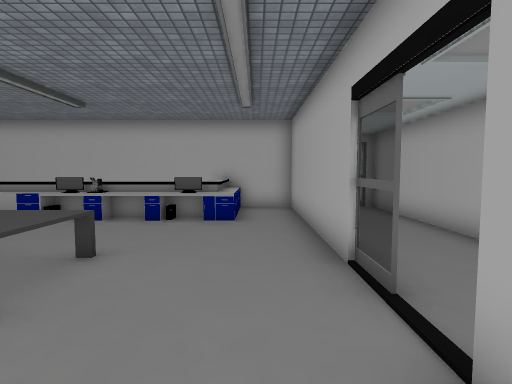
view 1 (above)

19 first-person views from a walk through a 3-D level made in the Unity game engine. The camera is 1.4 m above the floor, tilts 4° down and sees 80° across. The floor is counted in squares, 1 m on a side. Each view is taken from the middle of a square. On the plan, view 1 faces up. The plan holds only what a view shows up to about 14 squares ahead; the rest is blank. The player is left out. Some surface patterns are stand-ins.

view 2
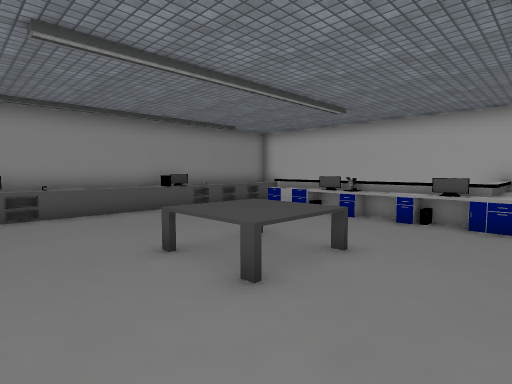

view 3
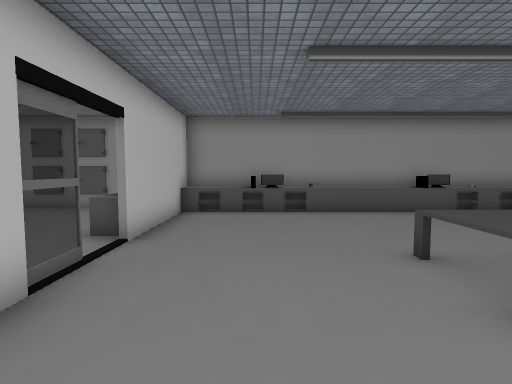

view 4
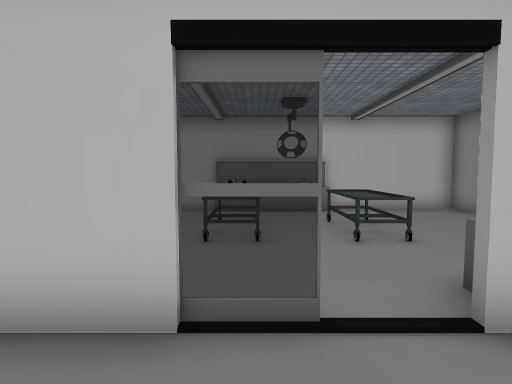

view 5
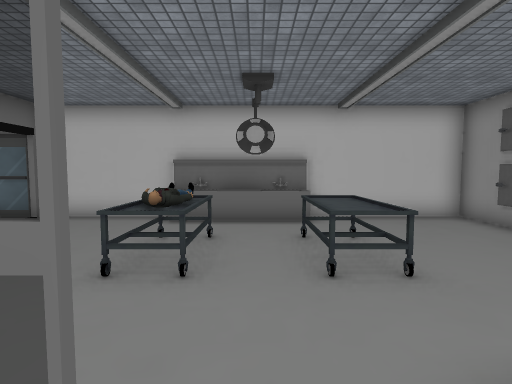

view 6
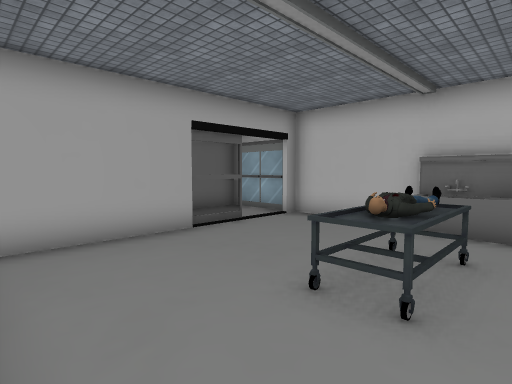

view 7
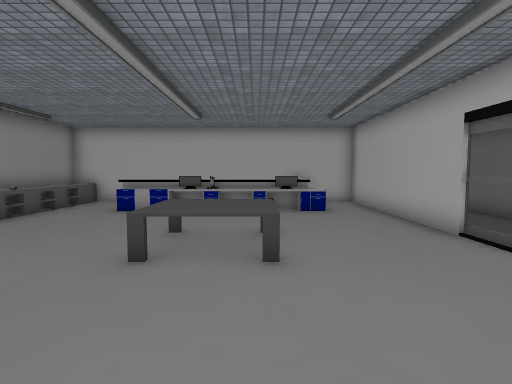

view 8
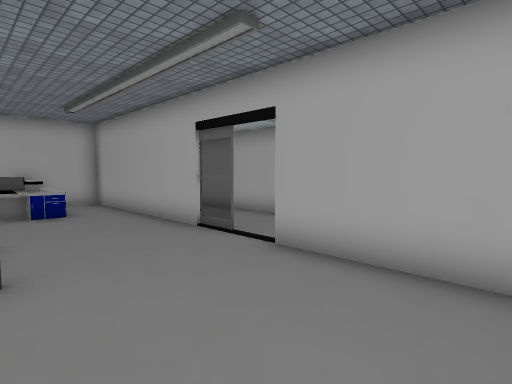

view 9
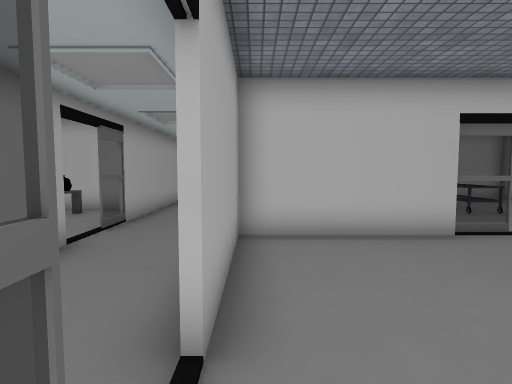

view 10
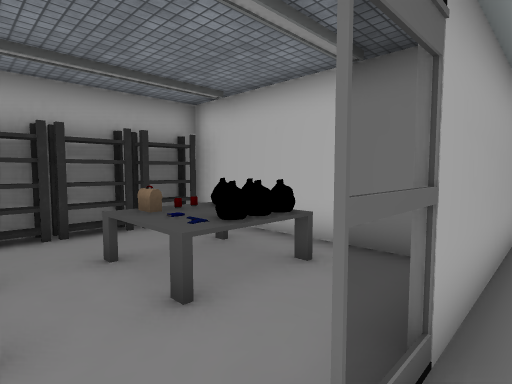

view 11
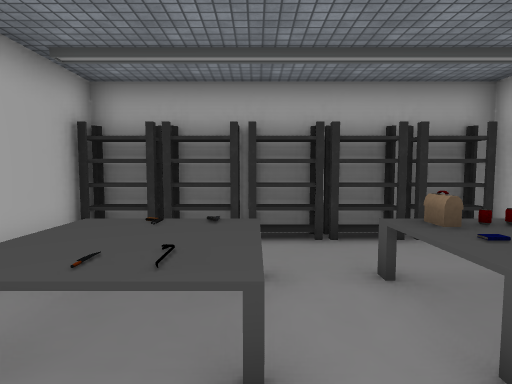

view 12
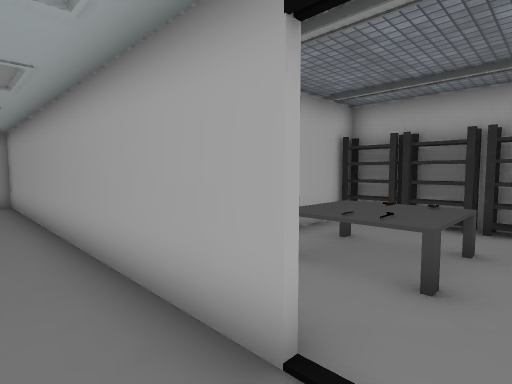

view 13
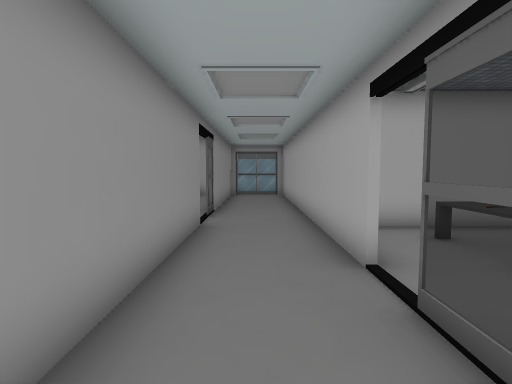

view 14
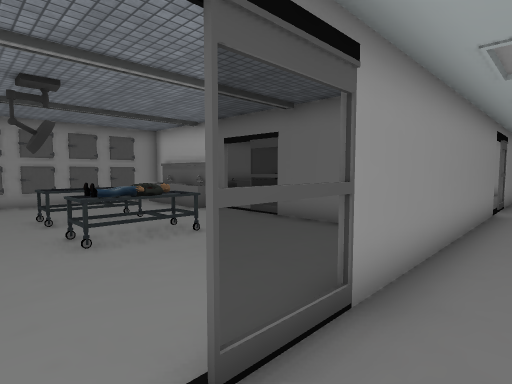

view 15
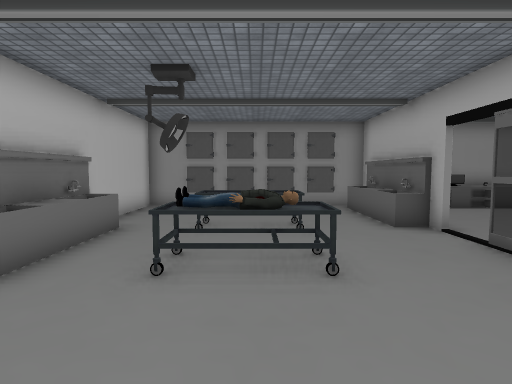

view 16
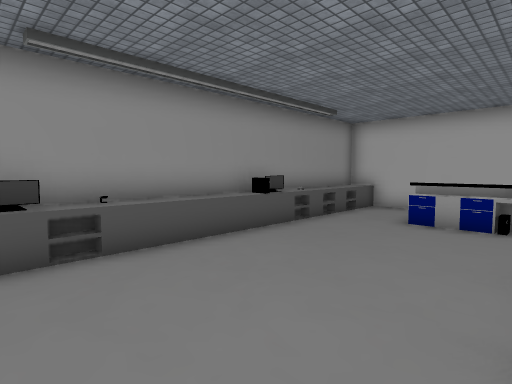

view 17
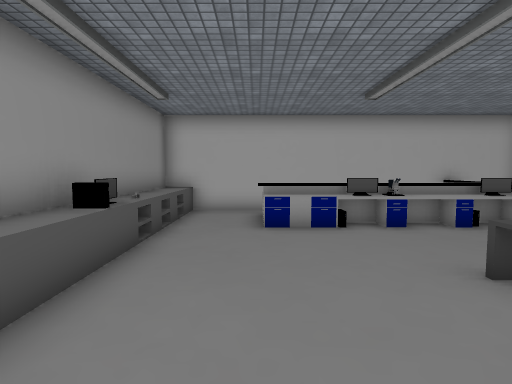

view 18
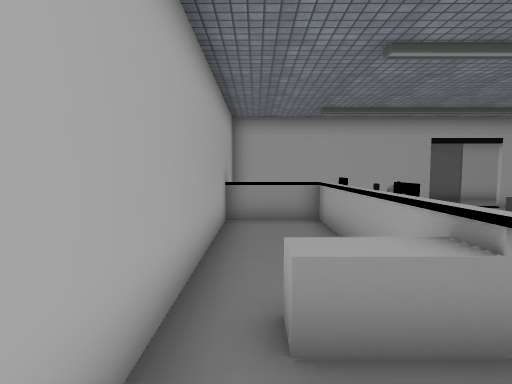

view 19
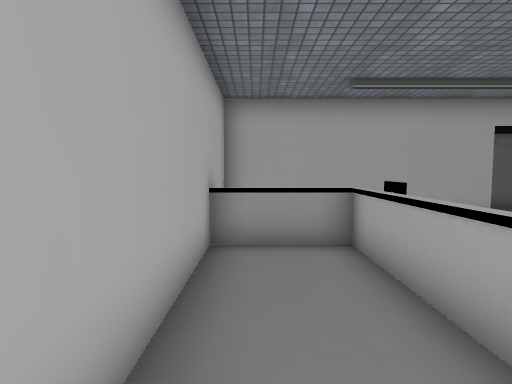

### Floor plan
Points are (right, up) in squares from view 1. A wall is a line through its corners. A room is listed if a view was taken in it or the views show most of it. See-through windows are left out.
Room 1 (views 1, 2, 3, 4, 5, 6, 7, 8, 9, 15, 16, 17, 18, 19)
walls: (-4.6, -2.5) (1.4, -2.5) (1.4, 1.9); (-5.9, -2.7) (-6.5, -2.7); (-6.5, -2.5) (-5.9, -2.5); (-1.1, -2.7) (-4.6, -2.7); (-11.2, -0.4) (-11.2, -11.3) (-6.6, -11.3); (-10.8, -2.7) (-11.2, -2.7); (-11.2, -2.5) (-10.4, -2.5); (1.4, 3.1) (1.4, 11.9) (-11.2, 11.9) (-11.2, 2.4); (1.4, -9) (1.4, -3.5); (-2.4, -11.3) (1.4, -11.3) (1.4, -10.8)
low walls: (-10.2, -0.5) (-10.2, -2.5); (-10.6, -1.2) (-10.6, -2); (-10.2, 5.5) (-10.2, 2.4); (-10.6, 7.6) (-10.6, 6.9); (-10.6, 9) (-10.6, 8.5); (-10.1, 10.4) (-10.6, 10.4); (-10.2, 11.9) (-10.2, 6.4)
ways out: opening at (2, -10) to room 2; opening at (2, 2.5) to room 2
objects: monitor (-11, 1); other object (-10, -3) to (-7, -3); monitor (-10, 6); other object (-8, 9) to (-6, 10); table (-7, -8) to (-6, -6); other object (-6, -11) to (-3, -11); table (-5, 3) to (-3, 5); monitor (-5, 9); table (-4, -8) to (-3, -6); other object (-4, 9); other object (-3, 9); monitor (-2, 9); other object (-1, 9) to (-1, 11)
Room 2 (views 10, 11, 12, 13, 14)
walls: (1.6, 1.9) (1.6, -9); (4.6, -1.8) (4.6, 11.9) (4, 11.9); (1.6, 8) (1.6, 3.3); (1.8, -11.3) (4.6, -11.3) (4.6, -3)
ways out: opening at (2, -10) to room 1; opening at (2, 2.5) to room 1; opening at (5, -2) to room 3
Room 3 (no view inside)
walls: (5.6, -7.3) (11.8, -7.3) (11.8, 1.6) (6, 1.6)
ways out: opening at (5, -2) to room 2
objects: table (7, -6) to (9, -4); other object (7, -4); table (7, -2) to (9, 0); other object (8, -4); other object (9, -1); rack (11, -6); rack (11, -5) to (11, -4); rack (11, -3) to (11, -2); rack (11, -1); rack (11, 0) to (11, 1)

Positions as (right, up) in squares from view 1, and headings:
1: (0, 0), facing up
2: (0, 0), facing up-left
3: (0, 0), facing left
4: (-4, 0), facing down
5: (-5, -2), facing down
6: (-5, -3), facing down-right
7: (-3, -2), facing up
8: (-3, -2), facing up-right
9: (1, 4), facing down
10: (4, -2), facing down-right
11: (5, -2), facing right
12: (3, -3), facing up-right
13: (3, -6), facing up
14: (3, -10), facing up-left
15: (1, -7), facing left
16: (-5, 0), facing up-left
17: (-8, 1), facing up
18: (-10, 11), facing right
19: (-7, 11), facing right
